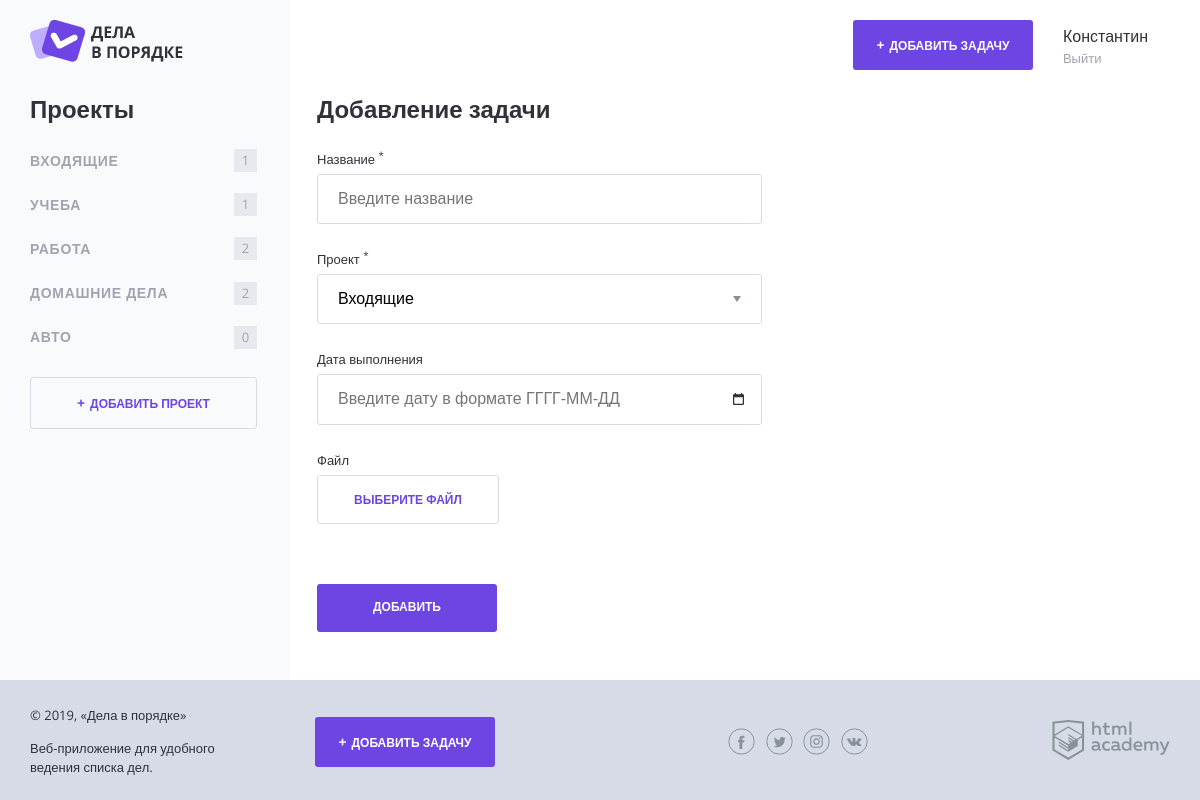
Page /add.php (signed in) on the committed database.
### tables this page shows
CREATE TABLE `user` (
  `USER_ID` smallint(5) UNSIGNED NOT NULL,
  `REG_DATE` datetime NOT NULL DEFAULT current_timestamp(),
  `EMAIL` varchar(50) NOT NULL,
  `PASSWORD` varchar(255) NOT NULL,
  `FIRST_NAME` varchar(30) NOT NULL
);

CREATE TABLE `project` (
  `PROJECT_ID` smallint(5) UNSIGNED NOT NULL,
  `PROJECT_NAME` varchar(25) NOT NULL,
  `USER_ID` smallint(5) UNSIGNED NOT NULL
);

### helpers.php (called while the page is built, shortened)
<?php
function include_template($name, array $data = []) {
    $name = 'templates/' . $name;
    extract($data);
    require $name;
    $result = ob_get_clean();
    return $result;
}
function itemcount($projects){
    return $projects['CNT'];
}
function filterText($str){
    $text = htmlspecialchars($str);
    return $text;
}

### db.php (called while the page is built, shortened)
<?php
function get_first_name($con,$userid){
    $sql = 'SELECT `FIRST_NAME` FROM `user` WHERE `USER_ID`= ?';
    $stmt = mysqli_prepare($con, $sql);
    mysqli_stmt_bind_param($stmt,'i',$userid);
    mysqli_stmt_execute($stmt);
    $res = mysqli_stmt_get_result($stmt);
    $firstname=mysqli_fetch_assoc($res);
    $first =$firstname['FIRST_NAME'];
    return $first;
}
function createprojectlist($con,$userid){
    $sql = 'SELECT `PROJECT_NAME`,`project`.`PROJECT_ID`, COUNT(`task`.`TASK_ID`) AS `CNT` FROM `project` LEFT JOIN `task` ON `task`.`PROJECT_ID`=`project`.`PROJECT_ID` WHERE `project`.`USER_ID`= ? GROUP BY `PROJECT_ID`';
    $stmt = mysqli_prepare($con, $sql);
    mysqli_stmt_bind_param($stmt,'i',$userid);
    mysqli_stmt_execute($stmt);
    $result = mysqli_stmt_get_result($stmt);
    $projects = mysqli_fetch_all($result,MYSQLI_ASSOC);
    return $projects;
}

### templates/form-task.php (the view, shortened to what this page needs)
<main class="content__main">
    <h2 class="content__main-heading">Добавление задачи</h2>
    <form class="form"  action="" method="post" enctype="multipart/form-data" autocomplete="off">
        <div class="form__row">
            <label class="form__label" for="name">Название <sup>*</sup></label>
            <input class="form__input <?= in_array('101',$errors)? "form__input--error":"" ?>" type="text" name="name" id="name" value="<?php if(isset($_POST['name'])){print($_POST['name']); } ?>" placeholder="Введите название">
        </div>
        <div class="form__row">
            <label class="form__label" for="project">Проект <sup>*</sup></label>
            <select class="form__input form__input--select <?= in_array('102',$errors)? "form__input--error":"" ?>" name="project" id="project">
                <?php $index=0;
                $num = count($projects);
                while($index<$num): ?>
                    <option <?php if(isset($_GET['project'])&&$_GET['project']==$projects[$index]['PROJECT_NAME'])
                    {print('selected');}
                    elseif (isset($_POST['project'])&&$_POST['project']==$projects[$index]['PROJECT_NAME']){print('selected');}
                    ?> value="<? print($projects[$index]['PROJECT_NAME']); ?>" >
                        <? print($projects[$index]['PROJECT_NAME']); ?></a>
                        <?php $index++ ?>
                    </option>
                <?php endwhile;?>
            </select>
        </div>
        <div class="form__row">
            <label class="form__label" for="date">Дата выполнения</label>
            <input class="form__input form__input--date <?= in_array('103',$errors)? "form__input--error":"" ?>" type="text" name="date" id="date" value="<?php if(isset($_POST['date'])){print($_POST['date']); } ?>" placeholder="Введите дату в формате ГГГГ-ММ-ДД">
        </div>
        <div class="form__row">
            <label class="form__label" for="file">Файл</label>
            <div class="form__input-file">
                <label class="button button--transparent" for="file">
                    <span>Выберите файл</span>
                </label>
            </div>
        </div>
        <div class="form__row form__row--controls">
            <input class="button" type="submit" name="sub" value="Добавить">
        </div>
    </form>
</main>

### templates/layout.php (shortened to what this page needs)
<!DOCTYPE html>
<html lang="ru">
<head>
    <link rel="stylesheet" href="css/normalize.css">
    <link rel="stylesheet" href="css/style.css">
    <link rel="stylesheet" href="css/flatpickr.min.css">
</head>
<body>
<div class="page-wrapper">
    <div class="container container--with-sidebar">
        <header class="main-header">
            <a href="/">
                <img src="img/logo.png" width="153" height="42" alt="Логотип Дела в порядке">
            </a>
            <div class="main-header__side">
                <a class="main-header__side-item button button--plus open-modal" href="../add.php<?php
                if($project!=null){print('?project='.$project);} ?>">Добавить задачу</a>
                <div class="main-header__side-item user-menu">
                    <div class="user-menu__data">
                        <p>
                        <?php
                        $firstname=get_first_name($con,$userid);
                        print_r($firstname);
                            ?>
                        </p>
                        <a href="index.php?session=cls">Выйти</a>
                    </div>
                </div>
            </div>
        </header>
        <div class="content">
            <section class="content__side">
                <h2 class="content__side-heading">Проекты</h2>
                <nav class="main-navigation">
                    <ul class="main-navigation__list">
                        <?php $index=0;
                        $num = count($projects);
                        while($index<$num): ?>
                            <li class="main-navigation__list-item <?php
                            ?>" >
                                <a class="main-navigation__list-item-link" href="index.php?project=<?=$projects[$index]['PROJECT_NAME']?>">
                                    <? print($projects[$index]['PROJECT_NAME']); ?></a>
                                <span class="main-navigation__list-item-count"><?= filterText(itemcount($projects[$index])); ?></span>
                                <?php $index++ ?>
                            </li>
                        <?php endwhile;?>
                    </ul>
                </nav>
                <a class="button button--transparent button--plus content__side-button"
                   href="../project.php" target="project_add">Добавить проект</a>
            </section>
           <?= $content; ?>
        </div>
    </div>
</div>
<footer class="main-footer">
    <div class="container">
        <div class="main-footer__copyright">
            <p>© 2019, «Дела в порядке»</p>
            <p>Веб-приложение для удобного ведения списка дел.</p>
        </div>
        <a class="main-footer__button button button--plus" href="../add.php<?php if($project!=null){print('?project='.$project);} ?>">Добавить задачу</a>
        <div class="main-footer__social social">
            <a class="social__link social__link--facebook" href="#">
            </a>
            <a class="social__link social__link--twitter" href="#">
            </a>
            <a class="social__link social__link--instagram" href="#">
            </a>
            <a class="social__link social__link--vkontakte" href="#">
            </a>
        </div>
        <div class="main-footer__developed-by">
            <a href="https://htmlacademy.ru/intensive/php">
                <img src="img/htmlacademy.svg" alt="HTML Academy" width="118" height="40">
            </a>
        </div>
    </div>
</footer>
</body>
</html>

### add.php (shortened to what this page needs)
<?php
if (isset($_SESSION['usid'])) {
$userid = $_SESSION['usid'];
require_once('connection.php');
require_once('db.php');
require_once('helpers.php');
$errors=array();
$project=null;
$projects=createprojectlist($con,$userid);
if ($con == false) {
    print("Ошибка подключения: " . mysqli_connect_error());
}
else {
    $page_content = include_template('form-task.php',[
        'con'=>$con,'userid'=>$userid,'errors'=>$errors,'project'=>$project,'projects'=>$projects] );
    $layout_content = include_template('layout.php',[
        'title'=>'Добавить задачу','content'=> $page_content,'con'=>$con,'userid'=>$userid,'project'=>$project,'projects'=>$projects]);
    print($layout_content);
}
}
else{
    require_once('guest.php');
}

### rows in the picture
user: FIRST_NAME "Константин"
project: PROJECT_NAME "ВХОДЯЩИЕ", index "1"
project: PROJECT_NAME "УЧЕБА", index "1"
project: PROJECT_NAME "РАБОТА", index "2"
project: PROJECT_NAME "ДОМАШНИЕ ДЕЛА", index "2"
project: PROJECT_NAME "АВТО", index "0"

### other values in the picture
form field project "Входящие"
